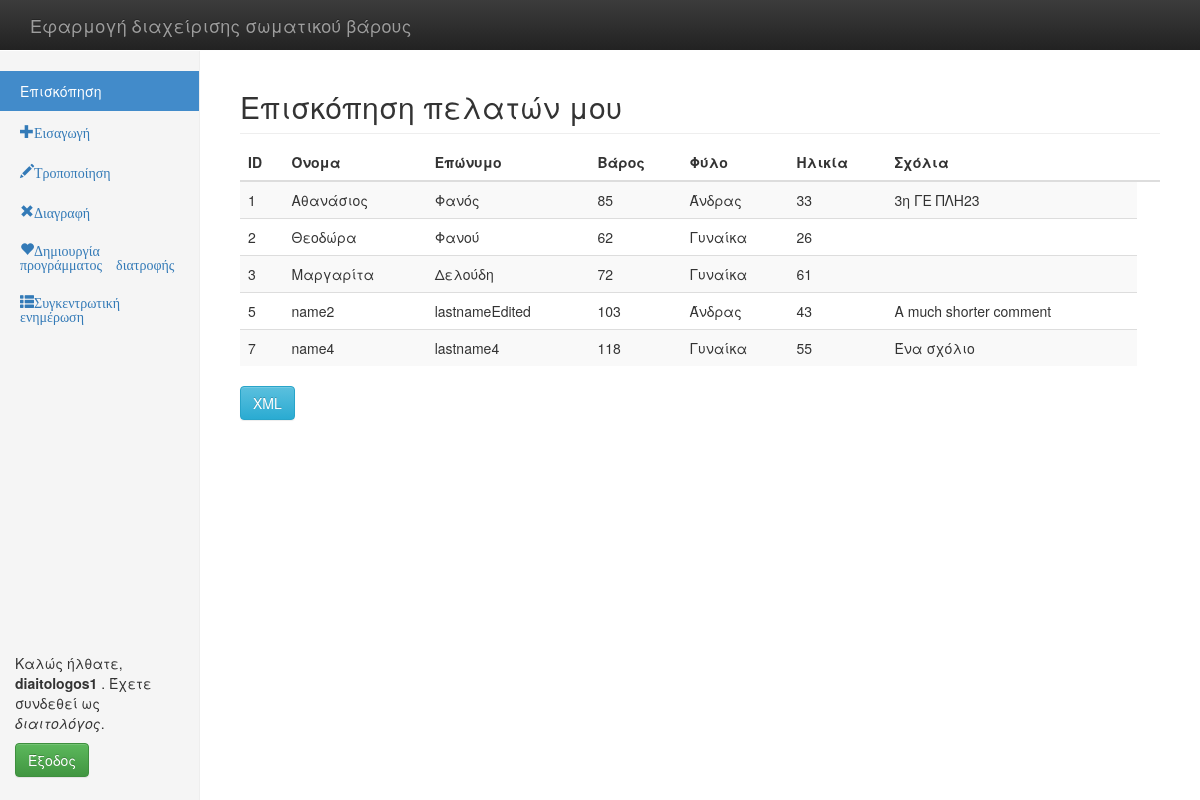
Page /logged-diaitologos.php (signed in) on the committed database.
### tables this page shows
CREATE TABLE `pelatis` (
  `id-pelati` int(16) NOT NULL,
  `username` varchar(32) NOT NULL,
  `password` varchar(32) NOT NULL,
  `onoma` varchar(32) NOT NULL,
  `epitheto` varchar(32) NOT NULL,
  `baros` int(3) NOT NULL,
  `filo` varchar(16) NOT NULL,
  `ilikia` int(3) NOT NULL,
  `sxolia` varchar(256) NOT NULL
);

### logged-diaitologos.php (the view, shortened to what this page needs)
<!DOCTYPE html>
<html lang="en">
  <head>
    <head>
        <link rel="stylesheet" href="css/bootstrap.min.css">
        <link rel="stylesheet" href="css/bootstrap-theme.min.css">
        <link rel="stylesheet" href="css/main.css">
    </head>
  </head>
  <body>
    <nav class="navbar navbar-inverse navbar-fixed-top" role="navigation">
      <div class="container">
        <div class="navbar-header">
          <a class="navbar-brand" href="logged-diaitologos.php">Εφαρμογή διαχείρισης σωματικού βάρους</a>
        </div>
      </div>
    </nav>
    <div class="container-fluid">
      <div class="row">
        <div class="col-sm-3 col-md-2 sidebar">
          <ul class="nav nav-sidebar">
            <li class="active"><a href="#">Επισκόπηση <span class="sr-only">(current)</span></a></li>
            <li><a href="#addusers" data-toggle = "modal" data-target = "#addusers">
            <span class="glyphicon glyphicon-plus">Εισαγωγή</span></a></li>
            <li><a href="#editusers" data-toggle = "modal" data-target = "#editusers">
            <span class="glyphicon glyphicon-pencil">Τροποποίηση</span></a></li>
            <li><a href="#deleteuser" data-toggle = "modal" data-target = "#deleteuser">
            <span class="glyphicon glyphicon-remove">Διαγραφή</span></a></li>
            <li><a href="#createmeal" data-toggle = "modal" data-target = "#createmeal">
            <span class="glyphicon glyphicon-heart">Δημιουργία προγράμματος διατροφής</span></a></li>
            <li><a href="#report" data-toggle = "modal" data-target = "#report">
            <span class="glyphicon glyphicon-th-list">Συγκεντρωτική ενημέρωση</span></a></li>
          </ul>
        <div class="navbar-text logoutuser">
            <p>Καλώς ήλθατε,
            <strong>
            <?php
            echo $_SESSION['login_user'];
            ?>
            </strong>
            . Έχετε συνδεθεί ως <em>διαιτολόγος</em>.</p>
            <form role="form" method ="post" action="logout.php">
            <button type="submit" name="Submit" class="btn btn-success">Έξοδος</button>
            </form>
        </div>
        </div>
        <div class="col-sm-9 col-sm-offset-3 col-md-10 col-md-offset-2 main">
          <h2 class="sub-header">Επισκόπηση πελατών μου</h2>
          <div class="table-responsive">
            <table class="table table-striped">
              <thead>
                <tr>
                  <th>ID</th>
                  <th>Όνομα</th>
                  <th>Επώνυμο</th>
                  <th>Βάρος</th>
                  <th>Φύλο</th>
                  <th>Ηλικία</th>
                  <th>Σχόλια</th>
                  <th></th>
                </tr>
              </thead>
              <tbody>
              <?php
                include('config.php');
                $con=mysqli_connect($host, $username, $password, $db_name);
                mysqli_set_charset($con,"utf8");
                $connected_id = mysqli_real_escape_string($con,$_SESSION["login_id"]);
                $sqlget = "SELECT * FROM `diaitologos-pelatis` JOIN `pelatis` ON `diaitologos-pelatis`.`id-pelati`=`pelatis`.`id-pelati` WHERE `diaitologos-pelatis`.`id-diaitologou`='$connected_id'";
                $sqldata = mysqli_query($con, $sqlget) or die('error getting date');
                while ($row = mysqli_fetch_array($sqldata, MYSQLI_ASSOC)) {
                    echo "<tr><td>";
                    echo $row['id-pelati'];
                    echo "</td><td>";
                    echo $row['onoma'];
                    echo "</td><td>";
                    echo $row['epitheto'];
                    echo "</td><td>";
                    echo $row['baros'];
                    echo "</td><td>";
                    echo $row['filo'];
                    echo "</td><td>";
                    echo $row['ilikia'];
                    echo "</td><td>";
                    echo $row['sxolia'];
                    echo "</td></tr>";
                }
                ?>
              </tbody>
            </table>
          </div>
          <div><a class="btn btn-info" onclick="xml_reminder()">XML</a></div>
    </div>
    </div>
  </body>
</html>

### css/main.css (style rules this page uses)
body { padding-top: 50px; }
.sub-header { padding-bottom: 10px; border-bottom: 1px solid #eee; }
.navbar-fixed-top { border: 0; }
.sidebar { display: none; }
@media (min-width: 768px) { .sidebar { position: fixed; top: 51px; bottom: 0; left: 0; z-index: 1000; display: block; padding: 20px; overflow-x: hidden; overflow-y: auto; background-color: #f5f5f5; border-right: 1px solid #eee; } }
.nav-sidebar { margin-right: -21px; margin-bottom: 20px; margin-left: -20px; }
.nav-sidebar > li > a { padding-right: 20px; padding-left: 20px; }
.nav-sidebar > .active > a, .nav-sidebar > .active > a:hover, .nav-sidebar > .active > a:focus { color: #fff; background-color: #428bca; }
.main { padding: 20px; }
@media (min-width: 768px) { .main { padding-right: 40px; padding-left: 40px; } }
.logoutuser { position: absolute; bottom: 8px; left: 0px; }

### logged-diaitologos.php (style rules this page uses)
body { padding-top: 50px; padding-bottom: 20px; }

### rows in the picture
diaitologos-pelatis: pelatis.id-pelati "1", pelatis.onoma "Αθανάσιος", pelatis.epitheto "Φανός", pelatis.baros "85", pelatis.filo "Άνδρας", pelatis.ilikia "33", pelatis.sxolia "3η ΓΕ ΠΛΗ23"
diaitologos-pelatis: pelatis.id-pelati "2", pelatis.onoma "Θεοδώρα", pelatis.epitheto "Φανού", pelatis.baros "62", pelatis.filo "Γυναίκα", pelatis.ilikia "26"
diaitologos-pelatis: pelatis.id-pelati "3", pelatis.onoma "Μαργαρίτα", pelatis.epitheto "Δελούδη", pelatis.baros "72", pelatis.filo "Γυναίκα", pelatis.ilikia "61"
diaitologos-pelatis: pelatis.id-pelati "5", pelatis.onoma "name2", pelatis.epitheto "lastnameEdited", pelatis.baros "103", pelatis.filo "Άνδρας", pelatis.ilikia "43", pelatis.sxolia "A much shorter comment"
diaitologos-pelatis: pelatis.id-pelati "7", pelatis.onoma "name4", pelatis.epitheto "lastname4", pelatis.baros "118", pelatis.filo "Γυναίκα", pelatis.ilikia "55", pelatis.sxolia "Ένα σχόλιο"

### other values in the picture
$_SESSION['login_user'] "diaitologos1"
